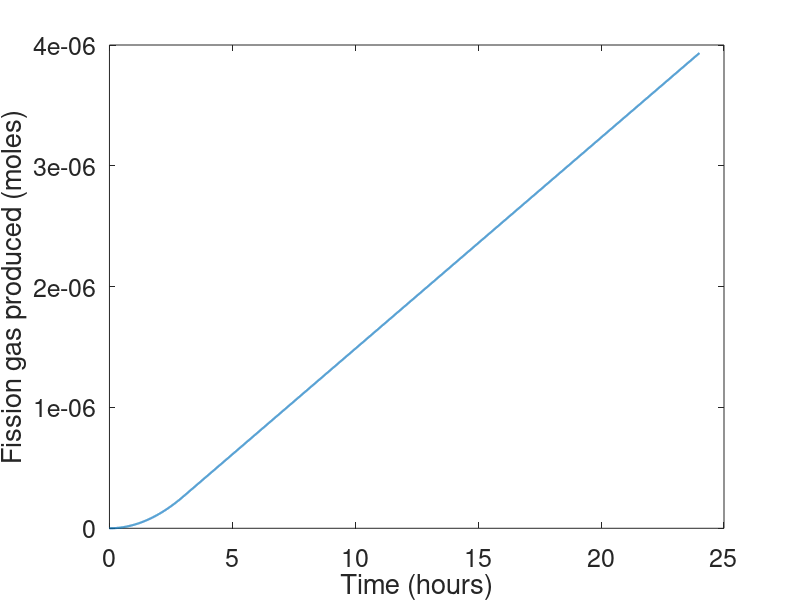
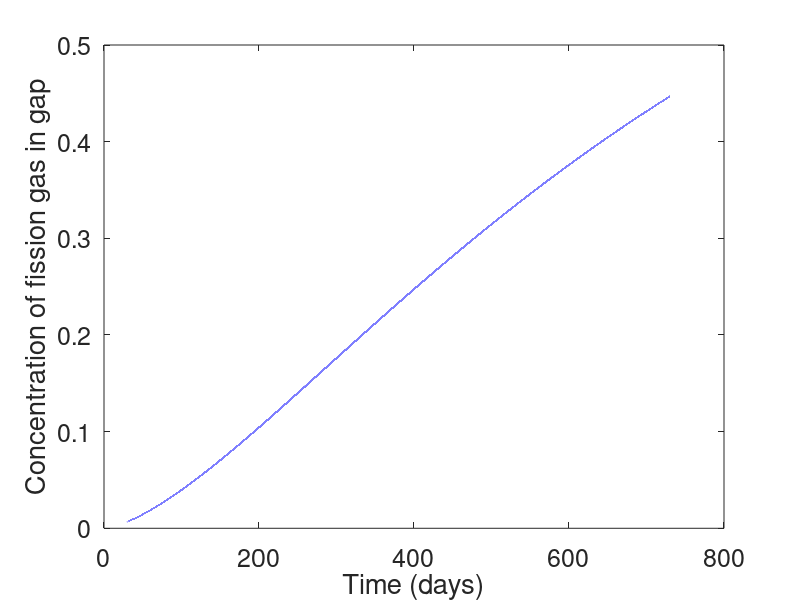

Recreate these plots in MATLAB, in order.
%Problem 3 from HW 4
clear;
close all;

%Input parameters
hfp = 11.9e-3; %m
hpl = 6e-3; %m
Rf = 0.41e-2; %m;
th_gap = 80.0e-6; %m;
th_clad = 0.57e-3; %m
n_pellets = 10;
P = 2e6; %Pa
Ti = 273;
Ts = 800;
R = 8.3144598; %J?mol?1?K-1
flux = 2.75e13;
q = 0.042;
MU = 238; %g U/mol
dU = 9.65;%g U/cm3
Na = 6.022e23; %atoms/mol
Ef = 3e-11; %J/s
crosssection = 5.5e-22; %cm2
k = 0.03; %W/(cm K)
a = 10e-4; %grain size in cm


%Part A: Calculate number of moles of gas to get pressure
%Calculate gas volume
V_wpellets = n_pellets*hfp*(pi*(Rf + th_gap)^2 - pi*Rf^2);
V_plenum = hpl*pi*(Rf + th_gap)^2;
V = V_wpellets + V_plenum;

%Calculate number of moles
n = P*V/(R*Ti);

fprintf(1,'Part A: There are %6.2e moles of He in the fabricated rodlet \n',n)

%Part B: Derive an expression for average DT
fprintf(1,'Part B: av(DT) = LHR/(8 k pi)\n')

NU = q*Na*dU/MU; %atoms/cm3;
Fdot = NU*flux*crosssection;
Q = Ef*Fdot;
LHR = Q*pi*(Rf*100)^2;
avDT = LHR/(8*k*pi);
avT = Ts + avDT;
fprintf(1,'Part B: The average DT = %6.1f K and the average T = %6.1f K \n',avDT, avT)

%Part C: 
trmp = 3600*3;
ttot = 24*3600;
y = 0.3;
tv_rmp = 0:10:trmp;
gas_rmp = Fdot*y/trmp/2*tv_rmp.^2;
tv_armp = trmp:10:ttot;
gas_armp = gas_rmp(end) + y*Fdot*(tv_armp-trmp);

tv = [tv_rmp, tv_armp];
gasdens_tot = [gas_rmp, gas_armp]/Na;
vol = (pi*(Rf*100)^2*n_pellets*hfp*100);
gas_tot = gasdens_tot*vol;

figure
plot(tv/3600, gas_tot,'linewidth',1.5)
set(gca,'fontsize',18)
xlabel('Time (hours)')
ylabel('Fission gas produced (moles)')

%Part D:
kb = 8.6173324e-5; %eV/K
ttot = 24*3600*365*2;
tv_armp = trmp:200:ttot;
gas_armp = gas_rmp(end) + y*Fdot*(tv_armp-trmp);
tv = [tv_rmp, tv_armp];
gasdens_tot = [gas_rmp, gas_armp]/Na;
gas_tot = gasdens_tot*vol;
D1 = 7.6e-6*exp(-3.03./(kb * avT) );
D2 = 1.41e-18 * exp(-1.19./(kb * avT) ) * sqrt(Fdot);
D3 = 2.e-30 * Fdot;
D = D1+D2+D3; %cm^2/s
frac = 4*sqrt(D*tv/(pi*(a)^2)) - 3/2*D*tv/(pi*(a)^2);
gas_released = gas_tot.*frac;
conc = gas_released./(gas_released + n);

figure
plot(tv/(24*3600), conc,'linewidth',2)
set(gca,'fontsize',18)
xlabel('Time (days)')
ylabel('Concentration of fission gas in gap')


